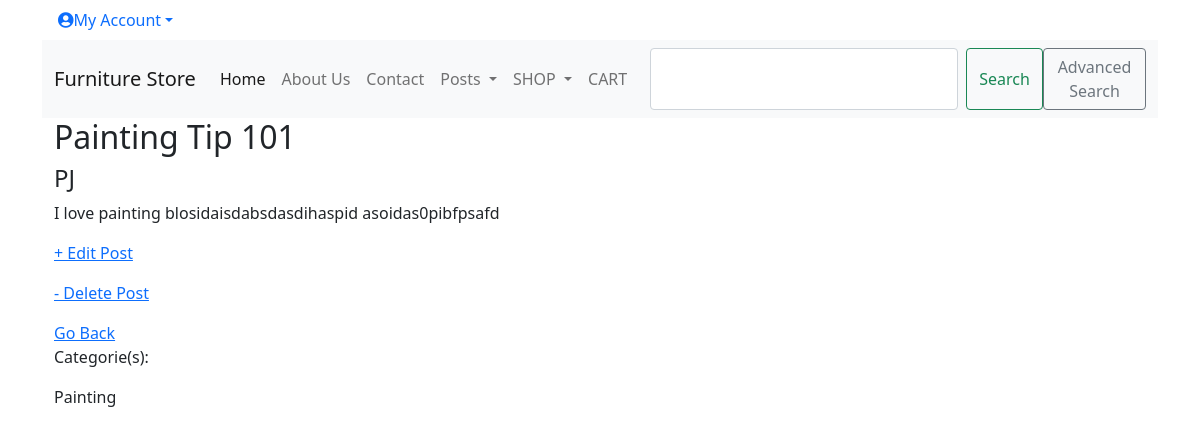
/posts/post/ccd7a3c1-720f-4400-8f14-cd6cd9efec12/painting-tip-101 (signed in), run on an earlier commit of the app's database.
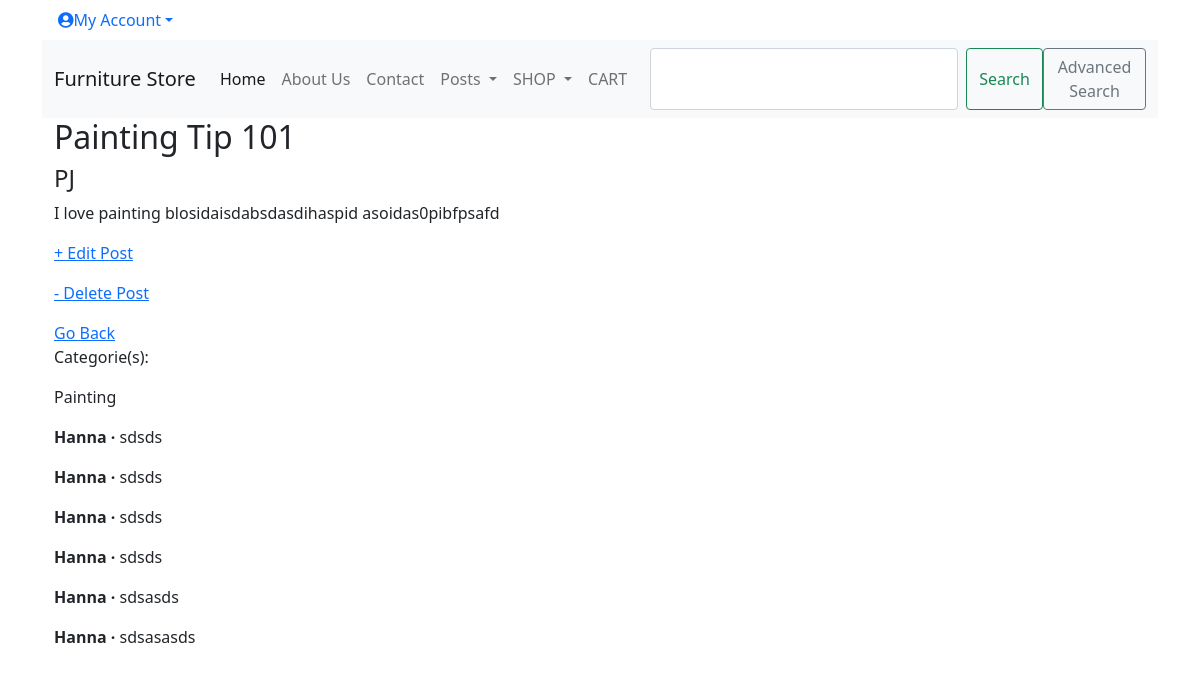
And on a later commit of the database.
### posts/models.py (models this page shows, shortened)
class Category(models.Model):
    id = models.UUIDField(primary_key=True,
                          default=uuid.uuid4,
                          editable=False)
    name = models.CharField(max_length=50)
    description = models.TextField()

class Comment(models.Model):
    id = models.UUIDField(primary_key=True,
                          default=uuid.uuid4,
                          editable=False)
    post = models.ForeignKey(
        Post,
        on_delete=models.CASCADE,
        related_name = 'comments',
    )
    comment = models.CharField(max_length=140)
    author = models.ForeignKey(
        get_user_model(),
        on_delete=models.CASCADE,
    )
    def __str__(self) -> str:
        return self.comment

### accounts/models.py (models this page shows)
class CustomUser(AbstractUser):
    id = models.UUIDField(primary_key=True,
                          default=uuid.uuid4,
                          editable=False)
    age = models.PositiveBigIntegerField(null=True, blank=True)

### posts/views.py (the view)
# urls.py: path('post/<uuid:pk>/<slug:slug>', PostDetailView.as_view(), name='post_detail'),
class PostDetailView(LoginRequiredMixin, DetailView):
    model = Post
    template_name = 'post_detail.html'

### accounts/models.py (called while the page is built)
    def get_absolute_url(self):
        return reverse("show_profile", args=[str(self.id)])

### accounts/templatetags/auth_extras.py (called while the page is built)
@register.filter(name='has_group')
def has_group(user, group_name):
    group = Group.objects.get(name=group_name)
    return True if group in user.groups.all() else False

### cart/context_processors.py (called while the page is built)
def counter(request):
    item_count = 0
    if 'admin' in request.path:
        return {}
    else:
        try:
            cart = Cart.objects.filter(cart_id=_cart_id(request))
            cart_items = CartItem.objects.all().filter(cart=cart[:1])
            for cart_item in cart_items:
                item_count += cart_item.quantity
        except Cart.DoesNotExist:
            item_count = 0
    return {'item_count':item_count}

### cart/views.py (called while the page is built)
def _cart_id(request):
    cart = request.session.session_key
    if not cart:
        cart = request.session.create()
    return cart

### shop/context_processors.py (called while the page is built)
def menu_links(request):
    links = Category.objects.all()
    return {'links':links}

### shop/models.py (called while the page is built)
    def get_absolute_url(self):
        return reverse('products_by_category', args=[self.id])

### posts/templates/post_detail.html (shortened to what this page needs)
{% extends 'base.html' %}
    {% block content %}
    <div class="post-entry">
        <h2>{{post.title}}</h2>
        <h4>{{post.author.username}}</h4>
        <p>{{post.body}}</p>
        <p><a href={% url 'post_edit' post.pk %}>+ Edit Post</a></p>
        <p><a href={% url 'post_delete' post.pk %}>- Delete Post</a></p>
        <a href={% url 'posts' %}>Go Back</a>
        <p>Categorie(s): </p>
        {% for category in post.category.all %}
            <p>{{ category.name }}<p>
        {% endfor %}
        {% for comment in post.comments.all %}
        <p>
            <span class="fw-bold">{{ comment.author }} &middot; </span>
            {{ comment }}
        <p>
            {% endfor %}
    </div>
    {% endblock content %}

What changed in the data, as far as the page shows it:
added Comment: author "Hanna", comment "sdsds"
added Comment: author "Hanna", comment "sdsds"
added Comment: author "Hanna", comment "sdsds"
added Comment: author "Hanna", comment "sdsds"
added Comment: author "Hanna", comment "sdsasds"
added Comment: author "Hanna", comment "sdsasasds"
